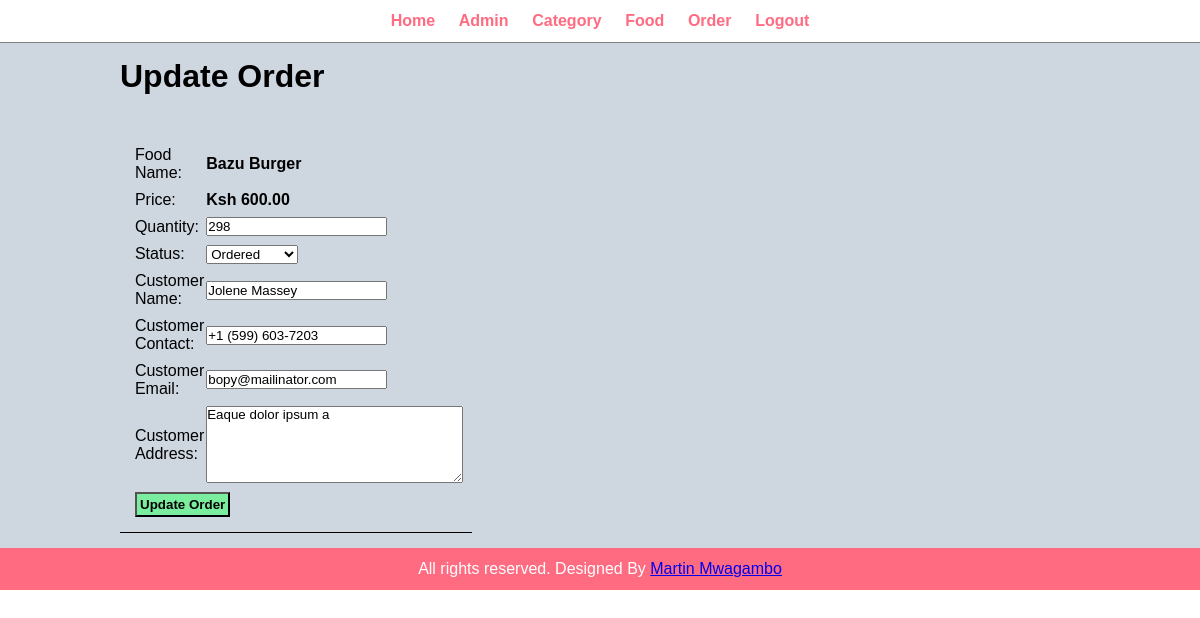
The app's page /admin/update-order.php?id=98 (signed in) with its own data.
### tables this page shows
CREATE TABLE `tbl_order` (
  `id` int(10) UNSIGNED NOT NULL,
  `food` varchar(150) NOT NULL,
  `price` decimal(10,2) NOT NULL,
  `qty` int(11) NOT NULL,
  `total` decimal(10,2) NOT NULL,
  `order_date` datetime NOT NULL,
  `status` varchar(50) NOT NULL,
  `customer_name` varchar(150) NOT NULL,
  `customer_contact` varchar(20) NOT NULL,
  `customer_email` varchar(150) NOT NULL,
  `customer_address` varchar(255) NOT NULL
);

### admin/update-order.php (the view, shortened to what this page needs)
<?php include('partials/menu.php'); ?>
<div class="main-content">
    <div class="wrapper">
        <h1>Update Order</h1>
        <br><br>
        <?php
            if(isset($_GET['id']))
            {
                $id = $_GET['id'];
                $sql = "SELECT * FROM tbl_order WHERE id = $id";
                $res = mysqli_query($conn, $sql);
                $count = mysqli_num_rows($res);
                if($count==1)
                {
                    $row = mysqli_fetch_assoc($res);
                    $food = $row['food'];
                    $price = $row['price'];
                    $qty = $row['qty'];
                    $status = $row['status'];
                    $customer_name = $row['customer_name'];
                    $customer_contact = $row['customer_contact'];
                    $customer_email = $row['customer_email'];
                    $customer_address = $row['customer_address'];
                }
                else
                {
                    header('location:'.SITEURL.'admin/manage-order.php');
                }
            }
            else
            {
                header('location:'.SITEURL.'admin/manage-order.php');
            }
        ?>
            <form action="" method="POST">
                <table class="tbl-30">
                    <tr>
                        <td>Food Name:</td>
                        <td><b><?php echo $food; ?></b></td>
                    </tr>
                    <tr>
                        <td>Price:</td>
                        <td><b>Ksh <?php echo $price; ?></b></td>
                    </tr>
                    <tr>
                        <td>Quantity:</td>
                        <td>
                            <input type="number" name="qty" value="<?php echo $qty; ?>">
                        </td>
                    </tr>
                    <tr>
                        <td>Status:</td>
                        <td>
                            <select name="status">
                                <option <?php if($status=="Ordered"){echo "selected"; }?> value="Ordered">Ordered</option>
                            </select>
                        </td>
                    </tr>
                    <tr>
                        <td>Customer Name:</td>
                        <td>
                            <input type="text" name="customer_name" value="<?php echo $customer_name; ?>">
                        </td>
                    </tr>
                    <tr>
                        <td>Customer Contact:</td>
                        <td>
                            <input type="tel" name="customer_contact" value="<?php echo $customer_contact; ?>">
                        </td>
                    </tr>
                    <tr>
                        <td>Customer Email:</td>
                        <td>
                            <input type="text" name="customer_email" value="<?php echo $customer_email; ?>">
                        </td>
                    </tr>
                    <tr>
                        <td>Customer Address:</td>
                        <td>
                            <textarea name="customer_address" cols="30" rows="5"><?php echo $customer_address; ?></textarea>
                        </td>
                    </tr>
                    <tr>
                        <td colspan="2">
                            <input type="submit" name="submit" value="Update Order" class="btn-secondary">
                        </td>
                    </tr>
                </table>
            </form>
    </div>
</div>
<?php include('partials/footer.php'); ?>

### css/admin.css (style rules this page uses)
* { margin: 0 0; padding: 0 0; font-family: Arial, Helvetica, sans-serif; }
.wrapper { padding: 1%; width: 80%; margin: 0 auto; }
.main-content { background-color: #ced6e0; padding: 3px 0; }
table, tr, th { border-bottom: 1px solid black; padding: 1%; text-align: left; }
table, tr, td { padding: 1%; }
.btn-secondary { background-color: #7bed9f; padding: 1%; color: black; text-decoration: none; font-weight: bold; }
.tbl-30 { width: 30%; }

### records on screen
tbl_order: food "Bazu Burger", price "600.00", qty "298", status "Ordered", customer_name "Jolene Massey", customer_contact "+1 (599) 603-7203", customer_email "bopy@mailinator.com", customer_address "Eaque dolor ipsum a"
